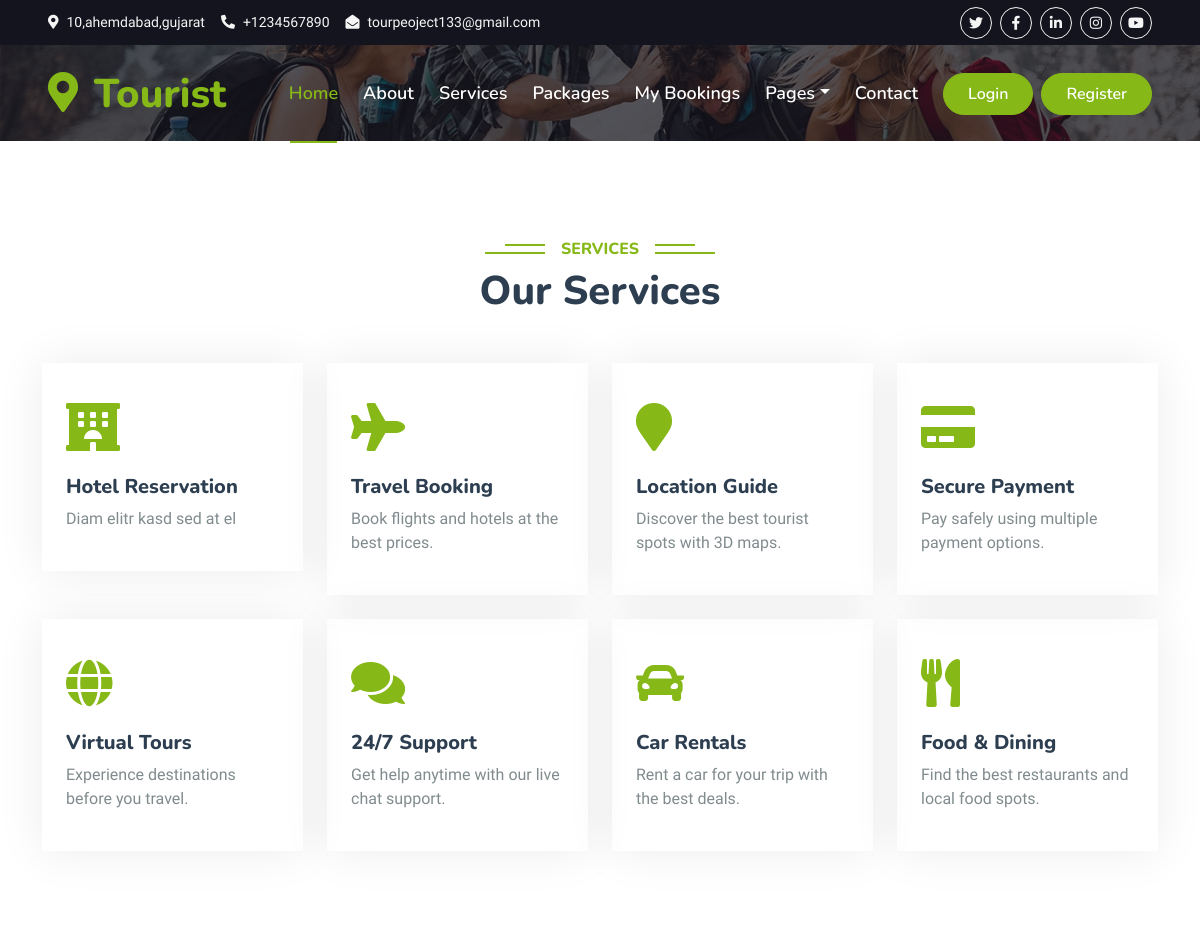
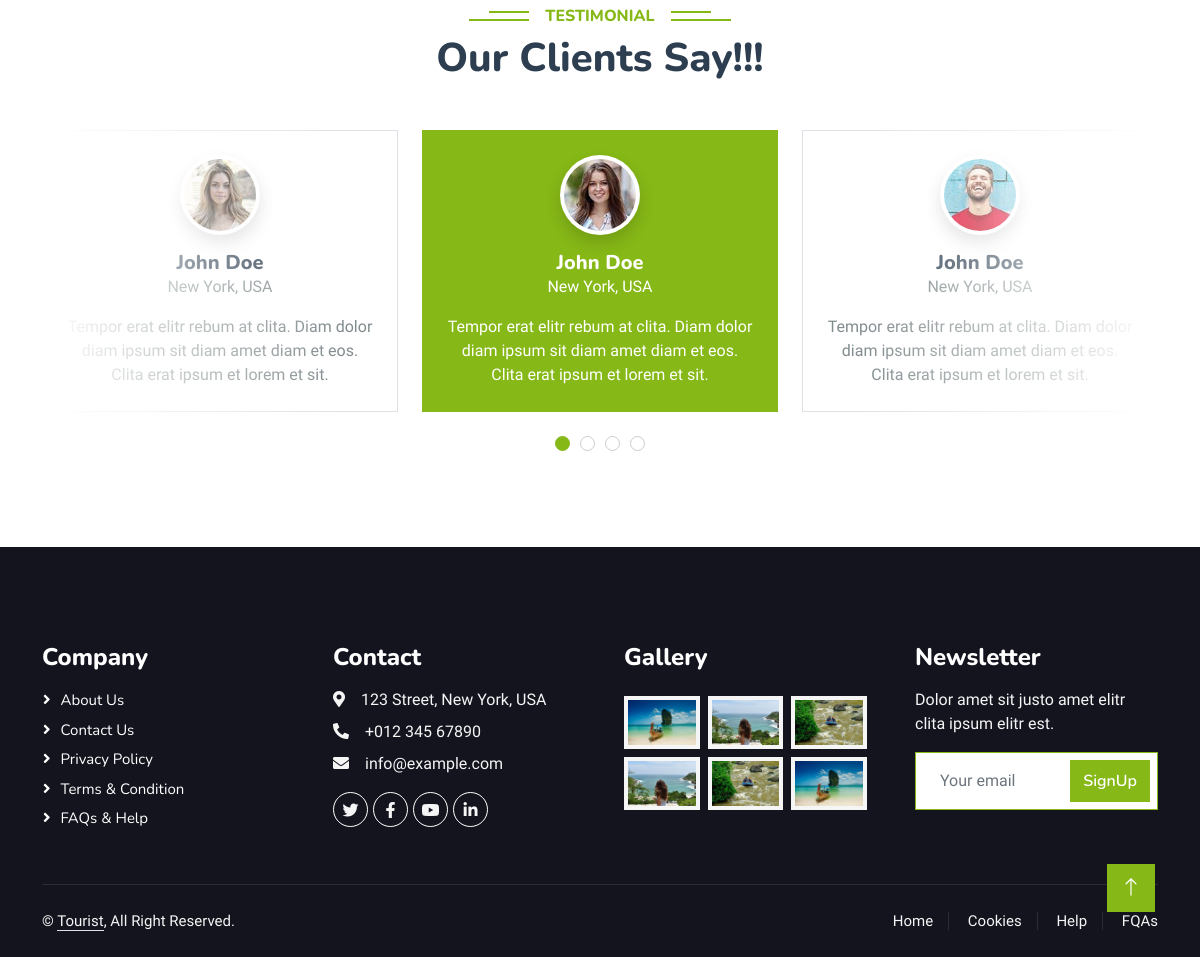
Page /services/ on the committed database (2 pictures, top to bottom).
### services/models.py (models this page shows)
class service(models.Model):
    icon = models.CharField(max_length=50,help_text="FontAwesome v4 icons are supported. Example: fa fa-home")
    title = models.CharField(max_length=50)
    description = models.TextField(max_length=70)

### tourist/views.py (the view)
# urls.py: path('services/', views.services, name='services'),
def services(request):
    services = service.objects.all()
    return render(request, 'service.html', {'services': services})

### templates/service.html (shortened to what this page needs)
{% include "header.html" %}
{% load static %}
<div class="container-fluid bg-primary py-5 mb-5 hero-header bg-light">
</div>
</div>
    <div class="container-xxl py-5">
        <div class="container">
            <div class="text-center wow fadeInUp" data-wow-delay="0.1s">
                <h6 class="section-title bg-white text-center text-primary px-3">Services</h6>
                <h1 class="mb-5">Our Services</h1>
            </div>
            <div class="row g-4">
                {% for service in services %}
                <div class="col-lg-3 col-sm-6 wow fadeInUp" data-wow-delay="0.3s">
                    <div class="service-item rounded pt-3">
                        <div class="p-4">
                            <i class="fa fa-3x {{ service.icon }} text-primary mb-4"></i>
                            <h5>{{ service.title }}</h5>
                            <p>{{ service.description }}</p>
                        </div>
                    </div>
                </div>
                {% endfor %}
            </div>
        </div>
    </div>
    <div class="container-xxl py-5 wow fadeInUp" data-wow-delay="0.1s">
        <div class="container">
            <div class="text-center">
                <h6 class="section-title bg-white text-center text-primary px-3">Testimonial</h6>
                <h1 class="mb-5">Our Clients Say!!!</h1>
            </div>
            <div class="owl-carousel testimonial-carousel position-relative">
                <div class="testimonial-item bg-white text-center border p-4">
                    <img class="bg-white rounded-circle shadow p-1 mx-auto mb-3" src="/static/img/testimonial-1.jpg" style="width: 80px; height: 80px;">
                    <h5 class="mb-0">John Doe</h5>
                    <p>New York, USA</p>
                    <p class="mb-0">Tempor erat elitr rebum at clita. Diam dolor diam ipsum sit diam amet diam et eos. Clita erat ipsum et lorem et sit.</p>
                </div>
                <div class="testimonial-item bg-white text-center border p-4">
                    <img class="bg-white rounded-circle shadow p-1 mx-auto mb-3" src="/static/img/testimonial-2.jpg" style="width: 80px; height: 80px;">
                    <h5 class="mb-0">John Doe</h5>
                    <p>New York, USA</p>
                    <p class="mt-2 mb-0">Tempor erat elitr rebum at clita. Diam dolor diam ipsum sit diam amet diam et eos. Clita erat ipsum et lorem et sit.</p>
                </div>
                <div class="testimonial-item bg-white text-center border p-4">
                    <img class="bg-white rounded-circle shadow p-1 mx-auto mb-3" src="/static/img/testimonial-4.jpg" style="width: 80px; height: 80px;">
                    <h5 class="mb-0">John Doe</h5>
                    <p>New York, USA</p>
                    <p class="mt-2 mb-0">Tempor erat elitr rebum at clita. Diam dolor diam ipsum sit diam amet diam et eos. Clita erat ipsum et lorem et sit.</p>
                </div>
            </div>
        </div>
    </div>
{% include "footer.html" %}

### templates/header.html (shortened to what this page needs)
<!DOCTYPE html>
<html lang="en">
<head>
    <link href="https://cdnjs.cloudflare.com/ajax/libs/font-awesome/5.10.0/css/all.min.css" rel="stylesheet">
    <link href="https://cdn.jsdelivr.net/npm/bootstrap-icons@1.4.1/font/bootstrap-icons.css" rel="stylesheet">
    <link href="/static/lib/animate/animate.min.css" rel="stylesheet">
    <link href="/static/lib/owlcarousel/assets/owl.carousel.min.css" rel="stylesheet">
    <link href="/static/lib/tempusdominus/css/tempusdominus-bootstrap-4.min.css" rel="stylesheet" />
<link rel="stylesheet" href="https://cdnjs.cloudflare.com/ajax/libs/OwlCarousel2/2.3.4/assets/owl.carousel.min.css">
<link rel="stylesheet" href="https://cdnjs.cloudflare.com/ajax/libs/OwlCarousel2/2.3.4/assets/owl.theme.default.min.css">
    <link href="/static/css/bootstrap.min.css" rel="stylesheet">
    <link href="/static/css/style.css" rel="stylesheet">
</head>
<body>
    <div class="container-fluid bg-dark px-5 d-none d-lg-block">
        <div class="row gx-0">
            <div class="col-lg-8 text-center text-lg-start mb-2 mb-lg-0">
                <div class="d-inline-flex align-items-center" style="height: 45px;">
                    <small class="me-3 text-light"><i class="fa fa-map-marker-alt me-2"></i>10,ahemdabad,gujarat</small>
                    <small class="me-3 text-light"><i class="fa fa-phone-alt me-2"></i>+1234567890</small>
                    <small class="text-light"><i class="fa fa-envelope-open me-2"></i>tourpeoject133@gmail.com</small>
                </div>
            </div>
            <div class="col-lg-4 text-center text-lg-end">
                <div class="d-inline-flex align-items-center" style="height: 45px;">
                    <a class="btn btn-sm btn-outline-light btn-sm-square rounded-circle me-2" href=""><i class="fab fa-twitter fw-normal"></i></a>
                    <a class="btn btn-sm btn-outline-light btn-sm-square rounded-circle me-2" href=""><i class="fab fa-facebook-f fw-normal"></i></a>
                    <a class="btn btn-sm btn-outline-light btn-sm-square rounded-circle me-2" href=""><i class="fab fa-linkedin-in fw-normal"></i></a>
                    <a class="btn btn-sm btn-outline-light btn-sm-square rounded-circle me-2" href=""><i class="fab fa-instagram fw-normal"></i></a>
                    <a class="btn btn-sm btn-outline-light btn-sm-square rounded-circle" href=""><i class="fab fa-youtube fw-normal"></i></a>
                </div>
            </div>
        </div>
    </div>
    <div class="container-fluid position-relative p-0">
        <nav class="navbar navbar-expand-lg navbar-light px-4 px-lg-5 py-3 py-lg-0">
            <a href="/" class="navbar-brand p-0">
                <h1 class="text-primary m-0"><i class="fa fa-map-marker-alt me-3"></i>Tourist</h1>
            </a>
            <div class="collapse navbar-collapse" id="navbarCollapse">
                <div class="navbar-nav ms-auto py-0">
                    <a href="/" class="nav-item nav-link active">Home</a>
                    <a href="/about/" class="nav-item nav-link">About</a>
                    <a href="/services/" class="nav-item nav-link">Services</a>
                    <a href="/packages/" class="nav-item nav-link">Packages</a>
                    <a href="/my-bookings/" class="nav-item nav-link">My Bookings</a>
                    <div class="nav-item dropdown">
                        <a href="#" class="nav-link dropdown-toggle" data-bs-toggle="dropdown">Pages</a>
                    </div>
                    <a href="/contact/" class="nav-item nav-link">Contact</a>
                </div>
                {% if user.is_authenticated %}
                <div class="nav-item dropdown">
                    <a href="#" class="nav-link dropdown-toggle" data-bs-toggle="dropdown">{{ user.username }}</a>
                    <div class="dropdown-menu m-0">
                        <a href="/profile/" class="dropdown-item">Profile</a>
                        <a href="/accounts/logout/" class="dropdown-item">Logout</a>
                    </div>
                </div>
                {% else %}
                <a href="/accounts/login/" class="btn btn-primary rounded-pill py-2 px-4 me-2">Login</a>
                <a href="/accounts/register/" class="btn btn-primary rounded-pill py-2 px-4">Register</a>
                {% endif %}
            </div>
        </nav>

### templates/footer.html (shortened to what this page needs)
    <div class="container-fluid bg-dark text-light footer pt-5 mt-5 wow fadeIn" data-wow-delay="0.1s">
        <div class="container py-5">
            <div class="row g-5">
                <div class="col-lg-3 col-md-6">
                    <h4 class="text-white mb-3">Company</h4>
                    <a class="btn btn-link" href="">About Us</a>
                    <a class="btn btn-link" href="">Contact Us</a>
                    <a class="btn btn-link" href="">Privacy Policy</a>
                    <a class="btn btn-link" href="">Terms & Condition</a>
                    <a class="btn btn-link" href="">FAQs & Help</a>
                </div>
                <div class="col-lg-3 col-md-6">
                    <h4 class="text-white mb-3">Contact</h4>
                    <p class="mb-2"><i class="fa fa-map-marker-alt me-3"></i>123 Street, New York, USA</p>
                    <p class="mb-2"><i class="fa fa-phone-alt me-3"></i>+012 345 67890</p>
                    <p class="mb-2"><i class="fa fa-envelope me-3"></i>info@example.com</p>
                    <div class="d-flex pt-2">
                        <a class="btn btn-outline-light btn-social" href=""><i class="fab fa-twitter"></i></a>
                        <a class="btn btn-outline-light btn-social" href=""><i class="fab fa-facebook-f"></i></a>
                        <a class="btn btn-outline-light btn-social" href=""><i class="fab fa-youtube"></i></a>
                        <a class="btn btn-outline-light btn-social" href=""><i class="fab fa-linkedin-in"></i></a>
                    </div>
                </div>
                <div class="col-lg-3 col-md-6">
                    <h4 class="text-white mb-3">Gallery</h4>
                    <div class="row g-2 pt-2">
                        <div class="col-4">
                            <img class="img-fluid bg-light p-1" src="/static/img/package-1.jpg" alt="">
                        </div>
                        <div class="col-4">
                            <img class="img-fluid bg-light p-1" src="/static/img/package-2.jpg" alt="">
                        </div>
                        <div class="col-4">
                            <img class="img-fluid bg-light p-1" src="/static/img/package-3.jpg" alt="">
                        </div>
                        <div class="col-4">
                            <img class="img-fluid bg-light p-1" src="/static/img/package-2.jpg" alt="">
                        </div>
                        <div class="col-4">
                            <img class="img-fluid bg-light p-1" src="/static/img/package-3.jpg" alt="">
                        </div>
                        <div class="col-4">
                            <img class="img-fluid bg-light p-1" src="/static/img/package-1.jpg" alt="">
                        </div>
                    </div>
                </div>
                <div class="col-lg-3 col-md-6">
                    <h4 class="text-white mb-3">Newsletter</h4>
                    <p>Dolor amet sit justo amet elitr clita ipsum elitr est.</p>
                    <div class="position-relative mx-auto" style="max-width: 400px;">
                        <input class="form-control border-primary w-100 py-3 ps-4 pe-5" type="text" placeholder="Your email">
                        <button type="button" class="btn btn-primary py-2 position-absolute top-0 end-0 mt-2 me-2">SignUp</button>
                    </div>
                </div>
            </div>
        </div>
        <div class="container">
            <div class="copyright">
                <div class="row">
                    <div class="col-md-6 text-center text-md-start mb-3 mb-md-0">
                        &copy; <a class="border-bottom" href="{%url 'home'%}">Tourist</a>, All Right Reserved.
                    </div>
                    <div class="col-md-6 text-center text-md-end">
                        <div class="footer-menu">
                            <a href="">Home</a>
                            <a href="">Cookies</a>
                            <a href="">Help</a>
                            <a href="">FQAs</a>
                        </div>
                    </div>
                </div>
            </div>
        </div>
    </div>
    <a href="#" class="btn btn-lg btn-primary btn-lg-square back-to-top"><i class="bi bi-arrow-up"></i></a>
<link rel="stylesheet" href="https://cdn.jsdelivr.net/npm/swiper@11/swiper-bundle.min.css">
</body>
</html>

### static/css/style.css (style rules this page uses)
:root { --primary: #86B817; --secondary: #FE8800; --light: #F5F5F5; --dark: #14141F; }
.back-to-top { position: fixed; display: none; right: 45px; bottom: 45px; z-index: 99; }
.btn { font-family: 'Nunito', sans-serif; font-weight: 600; transition: .5s; }
.btn.btn-primary, .btn.btn-secondary { color: #FFFFFF; }
.btn-sm-square { width: 32px; height: 32px; }
.btn-lg-square { width: 48px; height: 48px; }
.btn-square, .btn-sm-square, .btn-lg-square { padding: 0; display: flex; align-items: center; justify-content: center; font-weight: normal; border-radius: 0px; }
.navbar-light .navbar-nav .nav-link { font-family: 'Nunito', sans-serif; position: relative; margin-right: 25px; padding: 35px 0; color: #FFFFFF !important; font-size: 18px; font-weight: 600; outline: none; transition: .5s; }
.navbar-light .navbar-nav .nav-link:hover, .navbar-light .navbar-nav .nav-link.active { color: var(--primary) !important; }
@media (min-width: 992px) { .navbar-light { position: absolute; width: 100%; top: 0; left: 0; border-bottom: 1px solid rgba(256, 256, 256, .1); z-index: 999; } }
@media (min-width: 992px) { .navbar-light .navbar-nav .nav-link::before { position: absolute; content: ""; width: 0; height: 2px; bottom: -1px; left: 50%; background: var(--primary); transition: .5s; } }
@media (min-width: 992px) { .navbar-light .navbar-nav .nav-link:hover::before, .navbar-light .navbar-nav .nav-link.active::before { width: calc(100% - 2px); left: 1px; } }
.hero-header { background: linear-gradient(rgba(20, 20, 31, .7), rgba(20, 20, 31, .7)), url(../img/bg-hero.jpg); background-position: center center; background-repeat: no-repeat; background-size: cover; }
.section-title { position: relative; display: inline-block; text-transform: uppercase; }
.section-title::before { position: absolute; content: ""; width: calc(100% + 80px); height: 2px; top: 4px; left: -40px; background: var(--primary); z-index: -1; }
.section-title::after { position: absolute; content: ""; width: calc(100% + 120px); height: 2px; bottom: 5px; left: -60px; background: var(--primary); z-index: -1; }
.service-item { box-shadow: 0 0 45px rgba(0, 0, 0, .08); transition: .5s; }
.service-item * { transition: .5s; }
.testimonial-carousel::before { position: absolute; content: ""; top: 0; left: 0; height: 100%; width: 0; background: linear-gradient(to right, rgba(255, 255, 255, 1) 0%, rgba(255, 255, 255, 0) 100%); z-index: 1; }
.testimonial-carousel::after { position: absolute; content: ""; top: 0; right: 0; height: 100%; width: 0; background: linear-gradient(to left, rgba(255, 255, 255, 1) 0%, rgba(255, 255, 255, 0) 100%); z-index: 1; }
@media (min-width: 768px) { .testimonial-carousel::before, .testimonial-carousel::after { width: 200px; } }
@media (min-width: 992px) { .testimonial-carousel::before, .testimonial-carousel::after { width: 300px; } }
.testimonial-carousel .owl-item .testimonial-item, .testimonial-carousel .owl-item.center .testimonial-item * { transition: .5s; }
.testimonial-carousel .owl-item.center .testimonial-item { background: var(--primary) !important; border-color: var(--primary) !important; }
.testimonial-carousel .owl-item.center .testimonial-item * { color: #FFFFFF !important; }
.footer .btn.btn-social { margin-right: 5px; width: 35px; height: 35px; display: flex; align-items: center; justify-content: center; color: var(--light); font-weight: normal; border: 1px solid #FFFFFF; border-radius: 35px; transition: .3s; }
.footer .btn.btn-link { display: block; margin-bottom: 5px; padding: 0; text-align: left; color: #FFFFFF; font-size: 15px; font-weight: normal; text-transform: capitalize; transition: .3s; }
.footer .btn.btn-link::before { position: relative; content: "\f105"; font-family: "Font Awesome 5 Free"; font-weight: 900; margin-right: 10px; }
.footer .copyright { padding: 25px 0; font-size: 15px; border-top: 1px solid rgba(256, 256, 256, .1); }
.footer .copyright a { color: var(--light); }
.footer .footer-menu a { margin-right: 15px; padding-right: 15px; border-right: 1px solid rgba(255, 255, 255, .1); }
.footer .footer-menu a:last-child { margin-right: 0; padding-right: 0; border-right: none; }

### rows in the picture
service: title "Hotel Reservation", description "Diam elitr kasd sed at el"
service: title "Travel Booking", description "Book flights and hotels at the best prices."
service: title "Location Guide", description "Discover the best tourist spots with 3D maps."
service: title "Secure Payment", description "Pay safely using multiple payment options."
service: title "Virtual Tours", description "Experience destinations before you travel."
service: title "24/7 Support", description "Get help anytime with our live chat support."
service: title "Car Rentals", description "Rent a car for your trip with the best deals."
service: title "Food & Dining", description "Find the best restaurants and local food spots."
